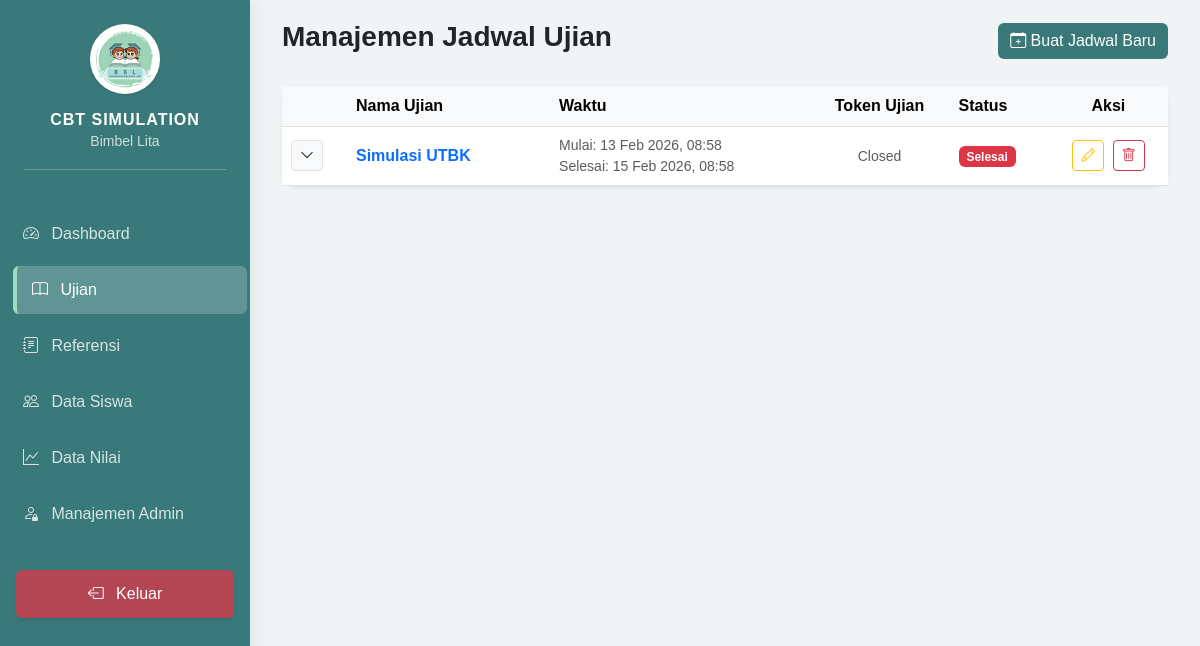
Page /admin/dashboard.php?page=exams (signed in) on the earlier database version.
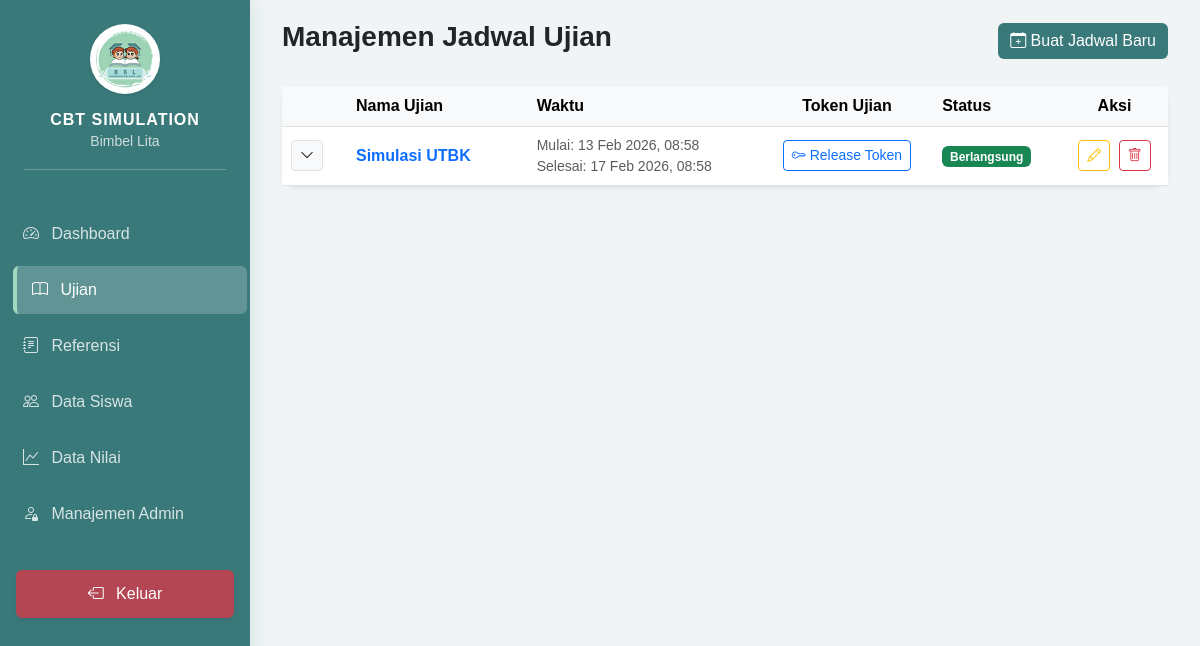
Same page on the later database version.
### tables this page shows
CREATE TABLE `exams` (
  `id` int NOT NULL,
  `exam_name` varchar(255) NOT NULL,
  `start_date` datetime NOT NULL,
  `end_date` datetime NOT NULL,
  `is_active` tinyint(1) DEFAULT '1',
  `created_at` timestamp NULL DEFAULT CURRENT_TIMESTAMP
);

### admin/modules/exams/index.php (the view, shortened to what this page needs)
<?php
require_once '../config/database.php';
$stmt = $pdo->query("SELECT * FROM exams ORDER BY start_date DESC");
$exams = $stmt->fetchAll();
?>
<div class="d-flex justify-content-between align-items-center mb-4">
    <h3 class="fw-bold">Manajemen Jadwal Ujian</h3>
    <button class="btn btn-primary" data-bs-toggle="modal" data-bs-target="#addExamModal">
        <i class="bi bi-calendar-plus"></i> Buat Jadwal Baru
    </button>
</div>
<div class="card border-0 shadow-sm">
    <div class="card-body p-0">
        <div class="table-responsive">
            <table class="table table-hover mb-0 align-middle">
                <thead class="table-light">
                    <tr>
                        <th width="50px"></th>
                        <th class="px-4">Nama Ujian</th>
                        <th>Waktu</th>
                        <th class="text-center">Token Ujian</th> <th>Status</th>
                        <th class="text-center">Aksi</th>
                    </tr>
                </thead>
                <tbody>
                    <?php foreach ($exams as $e): ?>
                    <?php
                        $now = date('Y-m-d H:i:s');
                        $is_started = ($now >= $e['start_date'] && $now <= $e['end_date']);
                        $is_finished = ($now > $e['end_date']);
                    ?>
                    <tr>
                        <td class="text-center">
                            <button class="btn btn-sm btn-light border" type="button" data-bs-toggle="collapse" data-bs-target="#subject-<?= $e['id'] ?>">
                                <i class="bi bi-chevron-down"></i>
                            </button>
                        </td>
                        <td class="px-4 fw-bold text-primary"><?= htmlspecialchars($e['exam_name']) ?></td>
                        <td>
                            <small class="d-block text-muted">Mulai: <?= date('d M Y, H:i', strtotime($e['start_date'])) ?></small>
                            <small class="d-block text-muted">Selesai: <?= date('d M Y, H:i', strtotime($e['end_date'])) ?></small>
                        </td>
                        <td class="text-center">
                            <?php if ($is_started): ?>
                                <div id="token-box-<?= $e['id'] ?>">
                                    <button class="btn btn-sm btn-outline-primary" onclick="initToken(<?= $e['id'] ?>)">
                                        <i class="bi bi-key"></i> Release Token
                                    </button>
                                </div>
                            <?php elseif ($is_finished): ?>
                                <span class="text-muted small">Closed</span>
                            <?php else: ?>
                                <span class="text-muted small">Belum Mulai</span>
                            <?php endif; ?>
                        </td>
                        <td>
                            <?php
                            if ($now < $e['start_date']) echo '<span class="badge bg-warning">Belum Mulai</span>';
                            elseif ($now > $e['end_date']) echo '<span class="badge bg-danger">Selesai</span>';
                            else echo '<span class="badge bg-success">Berlangsung</span>';
                            ?>
                        </td>
                        <td class="text-center">
                            <button class="btn btn-sm btn-outline-warning me-1" data-bs-toggle="modal" data-bs-target="#editExamModal<?= $e['id'] ?>">
                                <i class="bi bi-pencil"></i>
                            </button>
                            <a href="modules/exams/process.php?action=delete&id=<?= $e['id'] ?>"
                               class="btn btn-sm btn-outline-danger"
                               onclick="return confirm('Menghapus Exam akan menghapus semua Subject di dalamnya. Lanjutkan?')">
                                <i class="bi bi-trash"></i>
                            </a>
                        </td>
                    </tr>
                    <?php endforeach; ?>
                </tbody>
            </table>
        </div>
    </div>
</div>

### includes/header.php (shortened to what this page needs)
<!DOCTYPE html>
<html lang="id">
<head>
    <link href="https://cdn.jsdelivr.net/npm/bootstrap@5.3.0/dist/css/bootstrap.min.css" rel="stylesheet">
    <link rel="stylesheet" href="https://cdn.jsdelivr.net/npm/bootstrap-icons@1.11.0/font/bootstrap-icons.css">
</head>
<body>
<div class="sidebar" id="sidebar">
    <div class="p-4 text-center">
        <img src="../assets/img/logo-bimbel.png" alt="Logo" class="rounded-circle bg-white p-1 mb-3 shadow-sm" style="width: 70px; height: 70px; object-fit: contain;">
        <h6 class="fw-bold mb-0" style="letter-spacing: 1px;">CBT SIMULATION</h6>
        <small class="opacity-75">Bimbel Lita</small>
        <hr class="bg-white opacity-25 mt-3">
    </div>
    <ul class="nav flex-column px-2">
        <li class="nav-item">
            <a href="dashboard.php" class="nav-link mb-2 rounded <?= !isset($_GET['page']) ? 'active' : '' ?>">
                <i class="bi bi-speedometer2 me-2"></i> Dashboard
            </a>
        </li>
        <li class="nav-item">
            <a href="dashboard.php?page=exams" class="nav-link mb-2 rounded <?= ($_GET['page'] ?? '') == 'exams' ? 'active' : '' ?>">
                <i class="bi bi-book me-2"></i> Ujian
            </a>
        </li>
        <li class="nav-item">
            <a href="dashboard.php?page=references" class="nav-link mb-2 rounded <?= ($_GET['page'] ?? '') == 'references' ? 'active' : '' ?>">
                <i class="bi bi-journal-text me-2"></i> Referensi
            </a>
        </li>
        <li class="nav-item">
            <a href="dashboard.php?page=students" class="nav-link mb-2 rounded <?= ($_GET['page'] ?? '') == 'students' ? 'active' : '' ?>">
                <i class="bi bi-people me-2"></i> Data Siswa
            </a>
        </li>
        <li class="nav-item">
            <a href="dashboard.php?page=scores" class="nav-link mb-2 rounded <?= ($_GET['page'] ?? '') == 'scores' ? 'active' : '' ?>">
                <i class="bi bi-graph-up me-2"></i> Data Nilai
            </a>
        </li>
        <li class="nav-item">
            <a href="dashboard.php?page=admins" class="nav-link mb-2 rounded <?= ($_GET['page'] ?? '') == 'admins' ? 'active' : '' ?>">
                <i class="bi bi-person-lock me-2"></i> Manajemen Admin
            </a>
        </li>
        <li class="nav-item mt-4">
            <a href="../logout.php" class="nav-link mb-2 rounded text-white bg-danger bg-opacity-75 mx-2 text-center shadow-sm">
                <i class="bi bi-box-arrow-left me-2"></i> Keluar
            </a>
        </li>
    </ul>
</div>
<div class="main-content">

### admin/dashboard.php (shortened to what this page needs)
<?php
require_once '../config/database.php';
include '../includes/header.php';
$page = $_GET['page'] ?? 'main';
?>
<div class="container-fluid">
    <?php
    switch ($page) {
        case 'exams':
            include 'modules/exams/index.php';
            break;
            ?>
            <?php
    }
    ?>
</div>
<?php include '../includes/footer.php'; ?>

### includes/footer.php (shortened to what this page needs)
</div> <script src="https://code.jquery.com/jquery-3.7.0.min.js"></script>
    <link href="https://cdn.jsdelivr.net/npm/quill@2.0.3/dist/quill.snow.css" rel="stylesheet">
</body>
</html>

### includes/header.php (style rules this page uses)
:root { --sidebar-width: 250px; --primary-teal: #3a797a; --mint-green: #a2d9c1; --mint-light: #f0fdf4; }
body { background-color: #f0f4f4; font-family: 'Poppins', sans-serif; }
.sidebar { width: var(--sidebar-width); height: 100vh; position: fixed; background: var(--primary-teal); color: white; transition: 0.3s; z-index: 1000; box-shadow: 4px 0 15px rgba(58, 121, 122, 0.1); }
.main-content { margin-left: var(--sidebar-width); transition: 0.3s; padding: 20px; }
.nav-link { color: rgba(255,255,255,0.8); font-weight: 500; padding: 12px 15px; margin-bottom: 5px; transition: all 0.2s; }
.nav-link:hover, .nav-link.active { color: white; background: rgba(255,255,255,0.15); transform: translateX(5px); }
.nav-link.active { border-left: 4px solid var(--mint-green); background: rgba(255,255,255,0.2); }
.card { border-radius: 15px; border: none; box-shadow: 0 5px 15px rgba(0,0,0,0.05); }
.btn-primary { background-color: var(--primary-teal); border: none; }

Differences in the rows shown:
changed exams "Simulasi UTBK": end_date "15 Feb 2026, 08:58" → "17 Feb 2026, 08:58"; end_date "Closed Selesai" → "Release Token Berlangsung"
